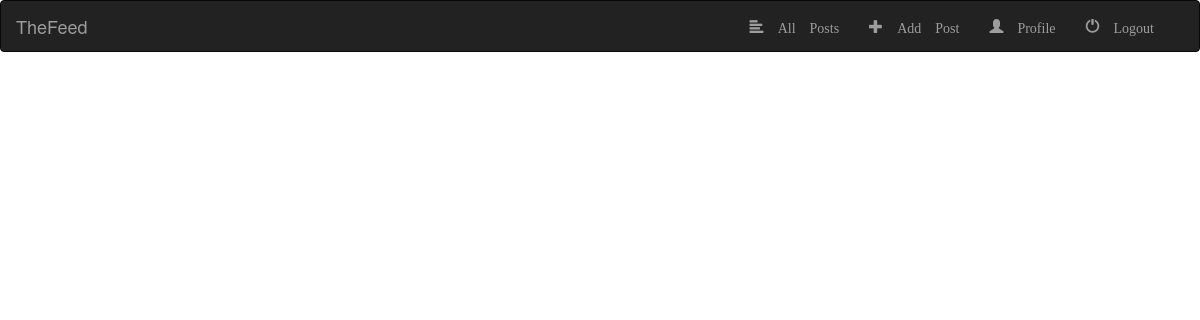
/feed/post/30/ (signed in), run on an earlier commit of the app's database.
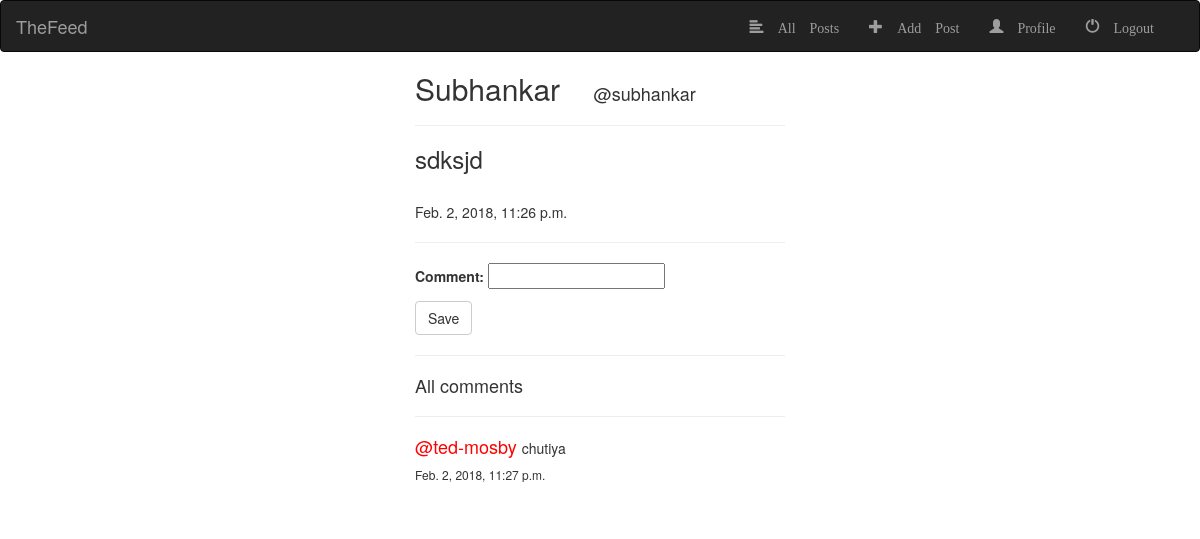
And on a later commit of the database.
### feed/models.py (models this page shows, shortened)
class board(models.Model):
	post = models.CharField(max_length=200)
	user = models.ForeignKey(User,on_delete=models.CASCADE)
	hash_tags = models.CharField(max_length=100)
	time = models.DateTimeField(auto_now_add=True)
	likes = models.IntegerField(default=0)

class profile(models.Model):
	username = models.OneToOneField(User,on_delete=models.CASCADE)
	name = models.CharField(max_length=100,help_text='full name')
	branch = models.CharField(max_length=10,choices=Branch_Choices,help_text='Enter your branch initials i.e.. EEE for electrical and electronics engineering')
	year = models.CharField(max_length=10, choices=Year_Choices ,help_text='Enter your year of study ie.. 2 for 2nd year etc.')
	email = models.EmailField(null=True,help_text='Can be left blank!')

class comment(models.Model):
	comment = models.CharField(max_length=200)
	post = models.ForeignKey(board,on_delete=models.CASCADE)
	user = models.ForeignKey(User,on_delete=models.CASCADE)
	time = models.DateTimeField(auto_now_add=True)

### feed/views.py (the view)
# urls.py: path('post/<pk>/',views.post_detail,name='post_detail'),
@login_required(login_url='/login')
def post_detail(request,pk):
	if request.method == "POST":
		form = commentform(request.POST)
		if form.is_valid():
			com = form.save(commit=False)
			com.comment = form.cleaned_data.get('comment')
			com.user = request.user
			com.post = board(pk=pk)
			com.save()
			return redirect('/feed/post/{}'.format(pk))
	else:
		form = commentform()
		post_ob = board.objects.filter(pk=pk)
		comme = comment.objects.all()
		return render(request,'feed/board_detail.html',{'post':post_ob,'comment':comme,'form':form,})

### feed/forms.py
class commentform(ModelForm):
	class Meta:
		model = comment
		fields = ['comment']

### feed/templates/feed/board_detail.html
{% extends "base_generic.html" %}
{% block content %}
{% for post in post %}
<b><h2 style="display: inline;">{{post.user.profile.name}} &nbsp &nbsp</h2><h4 style="display: inline;">@{{post.user}}</h4></b>
<hr>
<h3>{{post.post}}</h3>
<br>
<h5 style="display: inline;">{{post.time}}</h5>
<hr>
<form method="POST" class="post-form">{% csrf_token %}
        {{ form.as_p }}
        <button type="submit" class="save btn btn-default">Save</button>
    </form>
<hr>
<h4> All comments</h4>
<hr>
{%for comm in comment%}
{% if comm.post.id == post.id  %}
<h4 style="display: inline; color: red;">@{{comm.user}}   <h5 style="display: inline;">{{comm.comment}}</h5></h4>
<h6>{{comm.time}}</h6>
<br>
{% endif %}
{% endfor %}
{% endfor %}
{% endblock %}

What changed in the data, as far as the page shows it:
added board: user.profile.name "Subhankar", user "subhankar", post "sdksjd", time "Feb. 2, 2018, 11:26 p.m."
added comment: user "ted-mosby", comment "chutiya", time "Feb. 2, 2018, 11:27 p.m."
